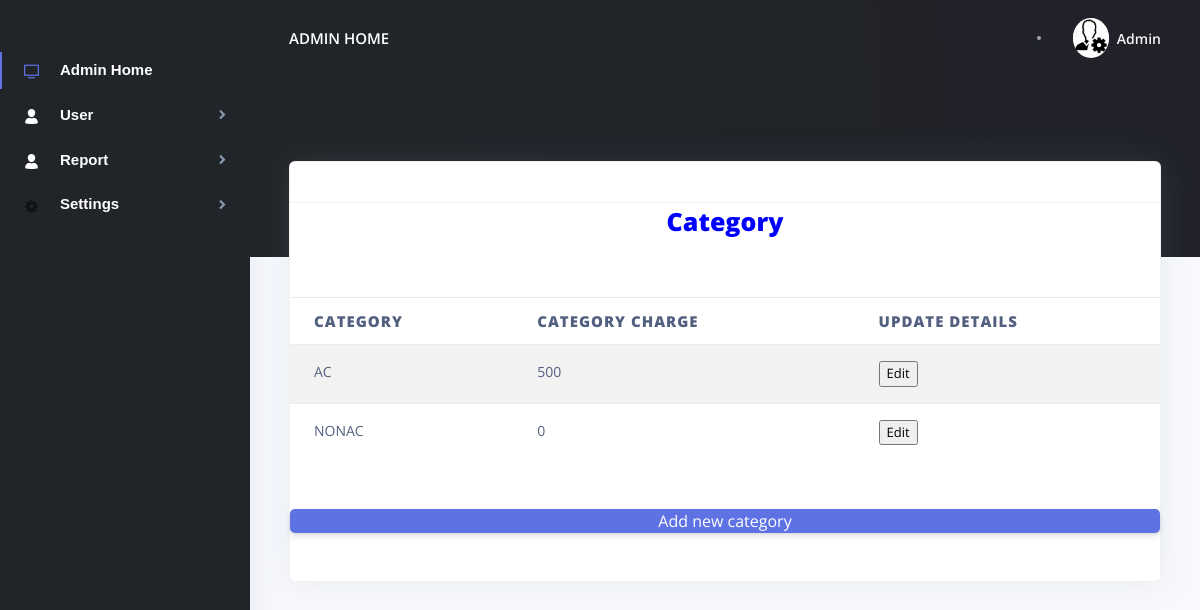
Page /user/view_district.php (signed in) on the committed database.
### tables this page shows
CREATE TABLE `category` (
  `cat_id` int(10) NOT NULL,
  `category` varchar(50) NOT NULL,
  `categoryCharge` int(11) NOT NULL,
  `c_num` varchar(5) NOT NULL,
  `status` int(10) NOT NULL
);

### user/view_district.php (the view, shortened to what this page needs)
<!DOCTYPE html>
<html lang="en">
<head>
    <link href="./assets/js/plugins/nucleo/css/nucleo.css" rel="stylesheet" />
    <link href="./assets/js/plugins/@fortawesome/fontawesome-free/css/all.min.css" rel="stylesheet" />
    <link href="./assets/css/argon-dashboard.css?v=1.1.0" rel="stylesheet" />
</head>
<body class="">
    <nav class="navbar navbar-vertical fixed-left navbar-expand-md navbar-light bg-dark" id="sidenav-main">
        <div class="container-fluid">
            <div class="collapse navbar-collapse" id="sidenav-collapse-main">
                  <ul class="navbar-nav ">
          <li class="nav-item  class=" active" ">
              <a class=" nav-link active " href=" ./index.php"> <i class="ni ni-tv-2 text-primary"></i> <b style="color:white;font-family: Arial, Helvetica, sans-serif;font-size:15px;">Admin Home</b>
            </a>
          </li>
              <li class="nav-item">
            <a class="nav-link " data-target="#PageSubmenu9" data-toggle="collapse">
              <i  class="ni ni-single-02 text-white"></i> <b style="color:white;font-family: Arial, Helvetica, sans-serif;font-size:15px;">User</b>
            </a>
            </li>
            <li class="nav-item">
            <a class="nav-link " data-target="#PageSubmenu99" data-toggle="collapse">
              <i  class="ni ni-single-02 text-white"></i> <b style="color:white;font-family: Arial, Helvetica, sans-serif;font-size:15px;">Report</b>
            </a>
            </li>
             <li class="nav-item">
            <a class="nav-link " href="#PageSubmenu0" data-toggle="collapse">
                <i class="ni ni-settings-gear-65"></i><b style="color:white;font-family: Arial, Helvetica, sans-serif;font-size:15px;">Settings</b>
            </a>
            </li>
        </ul>
            </div>
        </div>
    </nav>
    <div class="main-content">
        <nav class="navbar navbar-top navbar-expand-md navbar-dark" id="navbar-main">
            <div class="container-fluid">
                <a class="h4 mb-0 text-white text-uppercase d-none d-lg-inline-block" href="./index.php">Admin Home</a>
                <form class="navbar-search navbar-search-dark form-inline mr-3 d-none d-md-flex ml-lg-auto">
                    <div class="form-group mb-0">
                        <div class="input-group input-group-alternative">
                        </div>
                    </div>
                </form>
                <ul class="navbar-nav align-items-center d-none d-md-flex">
                    <li class="nav-item dropdown">
                        <a class="nav-link pr-0" href="#" role="button" data-toggle="dropdown" aria-haspopup="true" aria-expanded="false">
                            <div class="media align-items-center">
                                <span class="avatar avatar-sm rounded-circle">
                                    <img alt="Image placeholder" src="./assets/img/brand/admin.png">
                                </span>
                                <div class="media-body ml-2 d-none d-lg-block">
                                    <span class="mb-0 text-sm  font-weight-bold">Admin</span>
                                </div>
                            </div>
                        </a>
                    </li>
                </ul>
            </div>
        </nav>
        <div class="header bg-gradient-dark pb-8 pt-5 pt-md-8">
            <div class="container-fluid">
                <div class="header-body">
                    <div class="row">
                        <div class="col-xl-3 col-lg-6">
                        </div>
                        <div class="col-xl-3 col-lg-6">
                        </div>
                        <div class="col-xl-3 col-lg-6">
                        </div>
                        <div class="col-xl-3 col-lg-6">
                        </div>
                    </div>
                </div>
            </div>
        </div>
        <div class="container-fluid mt--7">
            <div class="row">
                <div class="col-xl-12 mb-2 mb-xl-0">
                    <div class="card shadow">
                        <div class="card-header bg-transparent">
                        </div>
                        <?php
                            include "dbcontroller.php";
                            $sql="select * from category where status=1";
                            $exe=mysqli_query($con,$sql);
                        ?>
                        <center><h2 style="color:blue"><b style="font-size:25px;"> Category</b></h2></center>
                            <br><br>
                            <table class="table table-striped">
                                <thead>
                                    <tr>
                                        <th  style="font-size:15px;"><b>Category </b></th>
                                        <th  style="font-size:15px;"><b>Category Charge </b></th>
                                        <th  style="font-size:15px;"><b>Update Details </b></th>
                                    </tr>
                                </thead>
                                <tbody>
                                    <?php
                                        while($fetch=mysqli_fetch_array($exe)){
                                    ?>
                                    <tr>
					                    <td style="font-size:14px;"><?php echo $fetch['category']?></td>
                                        <td style="font-size:14px;"><?php echo $fetch['categoryCharge']?></td>
                                        <td>
                                            <form method="POST" action="./editCategory.php">
                                                <input type="submit" value="Edit" id="editCategory" name="editCategory">
                                            </form>
                                        </td>
                                    </tr>
                                    <?php
                                        }
                                    ?>
				                </tbody>
                            </table>
                            <br><br>
                            <span class="btn-primary" style="border-radius:5px;"><center><a href="cat_add.php" style="color:white;">&nbsp;&nbsp;Add new category&nbsp;&nbsp;</a></center></span>
                            <br><br>
                    </div>
                </div>
            </div>
        </div>
    </div>
</body>
</html>

### rows in the picture
category: category "AC", categoryCharge "500"
category: category "NONAC", categoryCharge "0"
